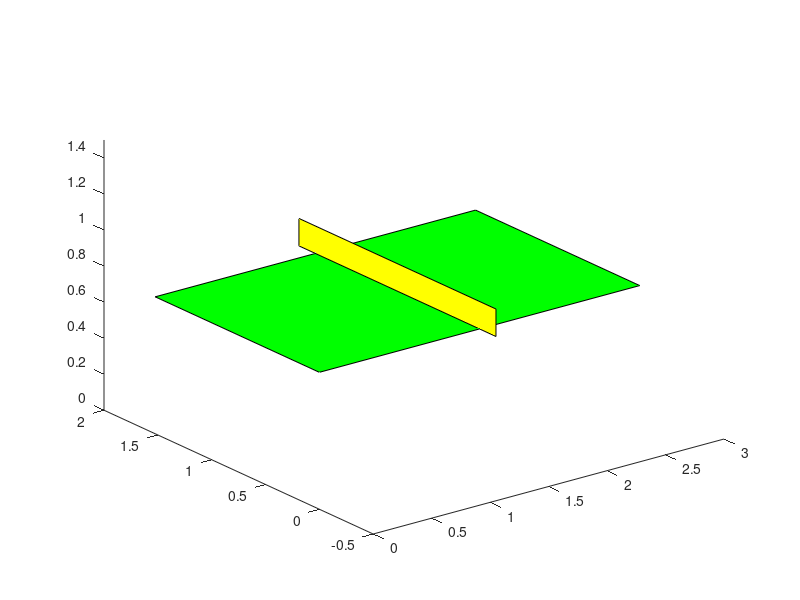

Here is the MATLAB script that generated this plot:
function draw = DrawTable()
    hold on
    axis([0 3 -0.5 2 0 1.5]);
    %table
    p1 = [0 0 0.76];
    p2 = [0 1.525 0.76];
    p3 = [2.74 1.525 0.76];
    p4 = [2.74 0 0.76];
    x = [p1(1) p2(1) p3(1) p4(1)];
    y = [p1(2) p2(2) p3(2) p4(2)];
    z = [p1(3) p2(3) p3(3) p4(3)];

    fill3(x, y, z, 'g');

    %Net
    p1 = [1.37 -0.1525 0.76];
    p2 = [1.37 1.83-0.1525 0.76];
    p3 = [1.37 1.83-0.1525 0.76+0.1525];
    p4 = [1.37 -0.1525 0.76+0.1525];
    
    x = [p1(1) p2(1) p3(1) p4(1)];
    y = [p1(2) p2(2) p3(2) p4(2)];
    z = [p1(3) p2(3) p3(3) p4(3)];
    fill3(x, y, z, 'y');
end

